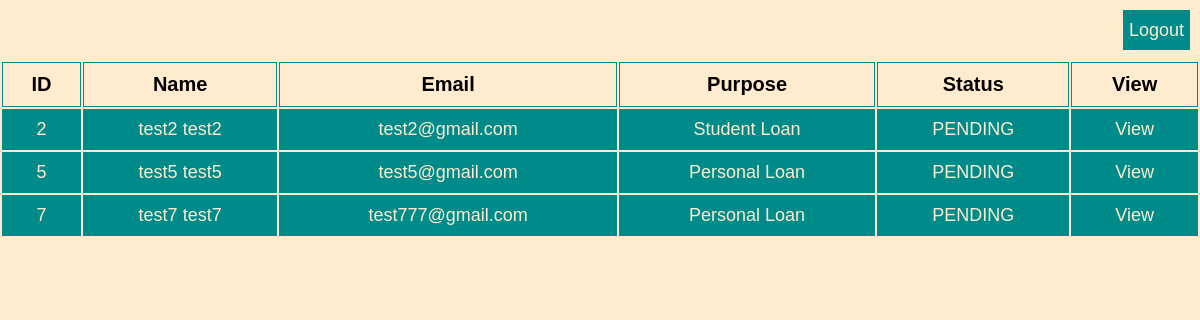
/admin/admin.php?admin-success=Logged-In (signed in), run on the app's committed database.
### tables this page shows
CREATE TABLE `userdata` (
  `ID` varchar(5) NOT NULL,
  `FIRSTNAME` varchar(20) NOT NULL,
  `LASTNAME` varchar(20) NOT NULL,
  `EMAIL` varchar(30) NOT NULL,
  `AGE` varchar(5) NOT NULL,
  `DOB` varchar(15) NOT NULL,
  `INCOME` varchar(15) NOT NULL,
  `AMOUNT` varchar(15) NOT NULL,
  `PURPOSE` varchar(15) NOT NULL,
  `TENURE` varchar(15) NOT NULL,
  `STATUS` varchar(10) NOT NULL
);

### admin/applicationlist.php (the view, shortened to what this page needs)
<html>
</html>
<?php
    if(isset($_SESSION) && !isset($_GET['view'])) {
        require '../main/connection.php';
        $sql = "SELECT * FROM userdata";
        $result = $conn->query($sql);
        $flag = 0;
        if($result->num_rows > 0 ) {
            echo "<table id='admintable'>".
            "<tr>".
            "<th>ID</th>".
            "<th>Name</th>".
            "<th>Email</th>".
            "<th>Purpose</th>".
            "<th>Status</th>".
            "<th>View</td>".
            "</tr>";
            while($row = $result->fetch_assoc()) {
                if($row['STATUS'] == 'PENDING') {
                    echo "<tr>".
                    "<td>".$row['ID']."</td>".
                    "<td>".$row['FIRSTNAME'].' '.$row['LASTNAME']."</td>".
                    "<td>".$row['EMAIL']."</td>".
                    "<td>".$row['PURPOSE']."</td>".
                    "<td    >".$row['STATUS']."</td>".
                    "<td><a href='applications.php?view=true&id=".$row['ID']."'><div class='link' >View</div></a></td>".
                    "</tr>";
                }
                else {
                    $flag += 1;
                }
            }
        }
        echo '<form action="adminout.php" method="POST">
                <button class="logout" id="btn" type="submit" name="adminout">Logout</button>
            </form>';
    }
?>

### admin/admin.php (shortened to what this page needs)
<html>
    <head>
        <link rel="stylesheet" href="/LOAN/main/style.css">
    </head>
    <body>
        <?php
        if(isset($_SESSION['AID'])) {
            require 'applicationlist.php';
        }
        ?>
    </body>
</html>

### main/style.css (style rules this page uses)
html { scroll-behavior: smooth; }
body { margin: 0; font-family: 'Lucida Sans', 'Lucida Sans Regular', 'Lucida Grande', 'Lucida Sans Unicode', Geneva, Verdana, sans-serif; background-color: blanchedalmond; }

### admin/admin.php (style rules this page uses)
#btn { justify-content: center; font-size: 18px; height: 40px; border: none; background-color: darkcyan; color: blanchedalmond; }

### admin/applicationlist.php (style rules this page uses)
#admintable { width: 100%; text-align: center; }
th { border: 1px solid darkcyan; padding: 10px; font-size: 20px; }
td { padding: 10px; color: blanchedalmond; background-color: darkcyan; font-size: 18px; }
.logout { margin: 10px; top: 0; float: right; right: 0; }
.link { width: auto; height: auto; text-align: center; justify-content: center; color: blanchedalmond ; background-color: darkcyan; text-decoration: none; }
a { text-decoration: none; }

### data on the page
userdata: ID "2", FIRSTNAME "test2", LASTNAME "test2", EMAIL "test2@gmail.com", PURPOSE "Student Loan", STATUS "PENDING"
userdata: ID "5", FIRSTNAME "test5", LASTNAME "test5", EMAIL "test5@gmail.com", PURPOSE "Personal Loan", STATUS "PENDING"
userdata: ID "7", FIRSTNAME "test7", LASTNAME "test7", EMAIL "test777@gmail.com", PURPOSE "Personal Loan", STATUS "PENDING"
